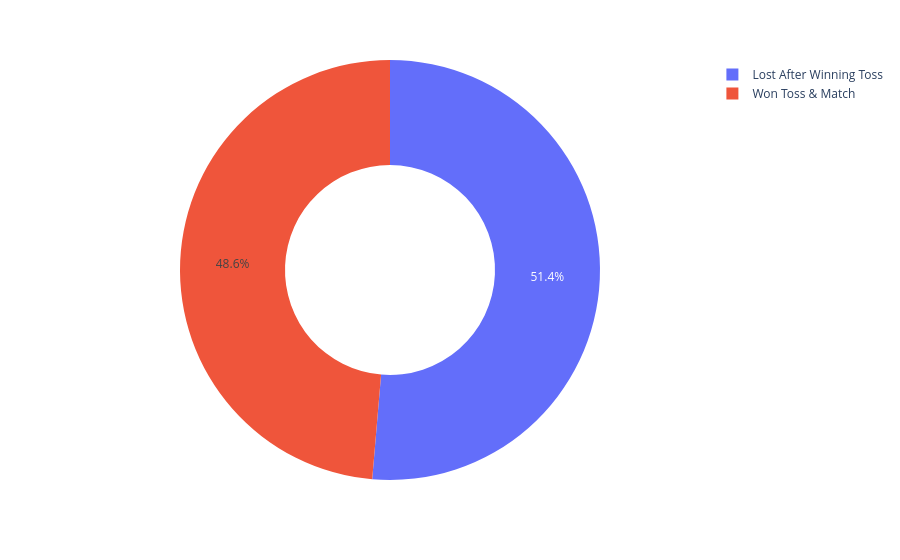

Source (notebook cell):
### Code cell
px.pie(names=["Won Toss & Match", "Lost After Winning Toss"],values=[percentage,100-percentage],hole=0.5)

### Figure 1 — Plotly figure (JSON) as saved in the notebook; plotly's stock layout.template omitted (floating-point values rounded to 4 significant figures)
{"data": [{"domain": {"x": [0, 1], "y": [0, 1]}, "hole": 0.5, "hovertemplate": "label=%{label}<br>value=%{value}<extra></extra>", "labels": ["Won Toss & Match", "Lost After Winning Toss"], "legendgroup": "", "name": "", "showlegend": true, "type": "pie", "values": [48.65, 51.35]}], "layout": {"legend": {"tracegroupgap": 0}, "margin": {"t": 60}}}
